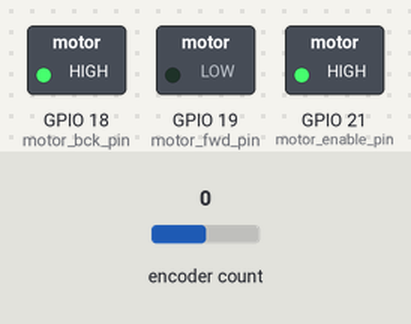
The sketch below on a simulated ESP32. Parts: switched loads named in the sketch (green lamp = pin HIGH). The inputs (shaded band) are chosen by the test bench; at power-on: encoder count 0. What the sketch prints to the serial monitor is not drawn.

Above: at 0.1 s.
Timing chart, 0 to 1.6 s (numbered marks = the images above):
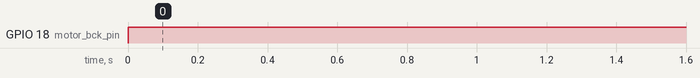

Measured:
- by itself, GPIO 18 (motor_bck_pin): LOW → HIGH at 0.00 s

The sketch:

encoder_test.ino
```cpp
#include <ESP32Encoder.h>
#include <ESP32Servo.h>

int motor_enable_pin = 21;
int motor_fwd_pin = 19;
int motor_bck_pin = 18;

int encoder_a_pin = 26;
int encoder_b_pin = 25;

ESP32Encoder encoder;

unsigned long last_read;
unsigned long last_count;

void setup() {
  Serial.begin(115200);

  // put your setup code here, to run once:
  pinMode(motor_enable_pin, OUTPUT);
  pinMode(motor_fwd_pin, OUTPUT);
  pinMode(motor_bck_pin, OUTPUT);
  pinMode(encoder_a_pin, INPUT);
  pinMode(encoder_b_pin, INPUT);

  encoder.attachFullQuad(encoder_a_pin, encoder_b_pin);
}

void loop() {
  // put your main code here, to run repeatedly:
  analogWrite(motor_enable_pin, 255);
  digitalWrite(motor_fwd_pin, LOW);
  digitalWrite(motor_bck_pin, HIGH);

  long interval;
  if((interval = millis() - last_read) >= 25){
    long delta = encoder.getCount() - last_count;
    long velo = delta * 1000 / interval / 64;
    printf("VELO = %d\n", velo);
    last_count = encoder.getCount();
    last_read = millis();
  }
}
```
